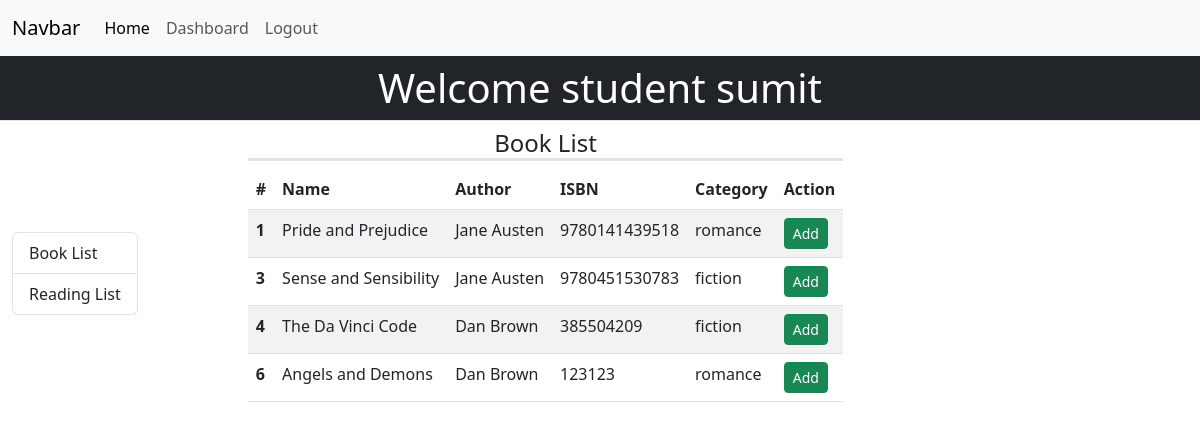
/student-book-list (signed in), run on the app's committed database.
### lms_site/models.py (models this page shows)
class LMS_USERS(AbstractUser):
    USER_STATUS = [
        ('admin', 'Admin'),
        ('librarian', 'Librarian'),
        ('student', 'Student'),
    ]
    status = models.CharField(
        max_length=20, choices=USER_STATUS, default='student')

class Books(models.Model):
    BOOK_CATEGORIES = [
        ("education", "Education"),
        ("history", "History"),
        ("fiction", "Fiction"),
        ("non-fiction", "Non-Fiction"),
        ("romance", "Romance"),
        ("suspense", "Suspense"),
        ("self-help", "Self-Help"),
    ]
    book_name = models.CharField(max_length=255)
    book_author = models.CharField(max_length=255)
    book_isbn = models.IntegerField()
    book_category = models.CharField(
        max_length=20, default=None, choices=BOOK_CATEGORIES)

### lms_site/views.py (the view)
# urls.py: path('student-book-list', views.student_book_list,
@login_required
@user_passes_test(is_student)
def student_book_list(request):
    book_list = models.Books.objects.all()
    return render(request, 'lms_site/student_book_list.html', locals())

### lms_site/views.py (called while the page is built)
def is_student(user):
    if user.status == "student":
        return True

### lms_site/templates/lms_site/student_book_list.html (shortened to what this page needs)
{% extends 'lms_site/student_dashboard.html' %}
{% block main %}
<div class="container-fluid">
  <h4 class="text-center border-bottom border-3">Book List</h4>
  <table class="table table-striped">
    <thead>
      <tr>
        <th scope="col">#</th>
        <th scope="col">Name</th>
        <th scope="col">Author</th>
        <th scope="col">ISBN</th>
        <th scope="col">Category</th>
        <th scope="col">Action</th>
      </tr>
    </thead>
    <tbody>
      {% for book in book_list %}
      <tr>
        <th scope="row">{{ book.id }}</th>
        <td>{{ book.book_name }}</td>
        <td>{{ book.book_author}}</td>
        <td>{{ book.book_isbn }}</td>
        <td>{{ book.book_category }}</td>
        <td>
          <a href="{% url 'add_to_reading_list' book.id %}" class="btn btn-success btn-sm">Add</a>
        </td>
      </tr>
      {% endfor %}
    </tbody>
  </table>
</div>
{% endblock main %}

### lms_site/templates/lms_site/student_dashboard.html (shortened to what this page needs)
{% extends 'lms_site/base.html' %}
{% block content %}
  {% if user.is_authenticated %}
   <h1 class="text-center border-bottom p-2 bg-dark text-white">Welcome {{ user.status }} {{ user.username }}</h1>
    <div class="container-fluid">
      <div class="row">
        <div class="d-flex flex-row align-items-center">
          <aside>
            <div class="list-group">
              <a href="{% url 'student_book_list' %}" class="list-group-item list-group-item-action" aria-current="true">
                Book List
              </a>
              <a href="{% url 'reading_book_list' %}" class="list-group-item list-group-item-action" aria-current="true">
                Reading List
              </a>
            </div>
          </aside>
          <main class="offset-1">
            {% block main %}{% endblock main %}
          </main>
        </div>
      </div>
    </div>
  {% else %}
    Welcome to Homepage
  {% endif %}
{% endblock content %}

### data on the page
LMS_USERS: status "student", username "sumit"
Books: id "1", book_name "Pride and Prejudice", book_author "Jane Austen", book_isbn "9780141439518", book_category "romance"
Books: id "3", book_name "Sense and Sensibility", book_author "Jane Austen", book_isbn "9780451530783", book_category "fiction"
Books: id "4", book_name "The Da Vinci Code", book_author "Dan Brown", book_isbn "385504209", book_category "fiction"
Books: id "6", book_name "Angels and Demons", book_author "Dan Brown", book_isbn "123123", book_category "romance"
